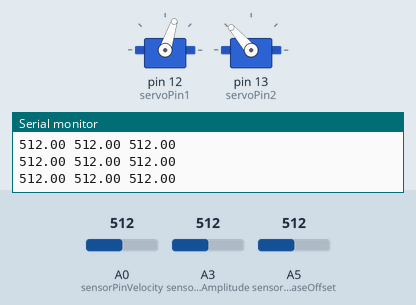
Simulated run of this sketch. Board: Arduino Uno, built with avr-gcc and run on an emulated ATmega328P. Shown: 2 × servo, the last lines printed to the serial monitor. Inputs (shaded band) come from the test bench; at power-on: A0 (sensorPinVelocity) = 512, A3 (sensorPinAmplitude) = 512, A5 (sensorPinPhaseOffset) = 512.

Above: at 1.2 s.
1.3 s: A0 (sensorPinVelocity) set to 104
At 1.71 s:
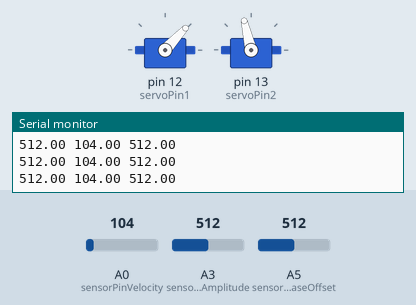
4.3 s: A0 (sensorPinVelocity) set to 88
At 4.51 s:
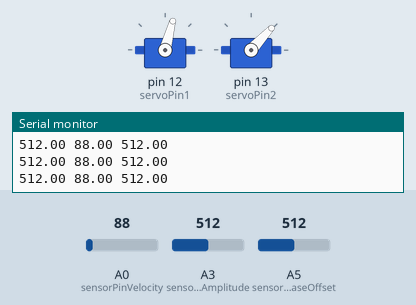
7.3 s: A3 (sensorPinAmplitude) set to 981
At 8.5 s:
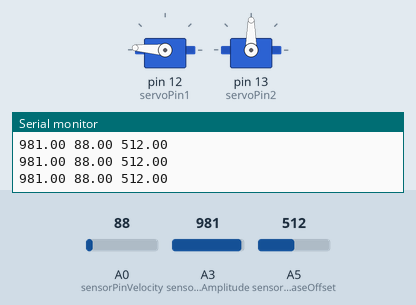
10.3 s: A3 (sensorPinAmplitude) set to 1015
At 11.31 s:
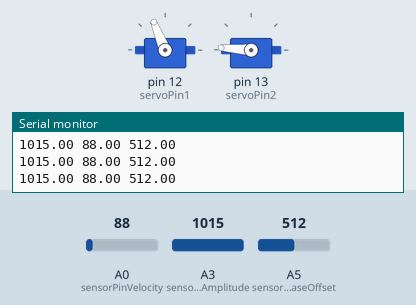
13.3 s: A5 (sensorPinPhaseOffset) set to 900
16.3 s: A5 (sensorPinPhaseOffset) set to 306
Timing chart, 0 to 22.6 s (numbered marks = the images above; inputs shaded):
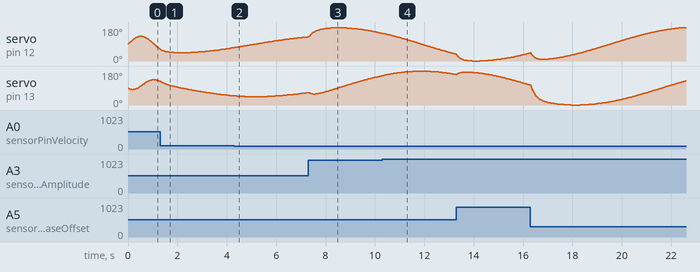

The sketch:

embot.ino
```cpp
// intended for use with arduinoGUI.py

#include <Servo.h>

Servo myServo1;
Servo myServo2;

/*
// PINS (ALPHA)
byte servoPin1 = 4;
byte servoPin2 = 11;

byte sensorPinVelocity = A0;
byte sensorPinAmplitude = A3;
byte sensorPinPhaseOffset = A6;
*/

// PINS (BETA)
byte servoPin1 = 12;
byte servoPin2 = 13;

byte sensorPinVelocity = A0;
byte sensorPinAmplitude = A3;
byte sensorPinPhaseOffset = A5;

//byte servoMin = 5;
//byte servoMax = 170;

const int timestep = 10;
const float timestepInS = ((float)timestep) / 1000.0;

const float maxAngleSpeed = 720.0; // in deg

const float maxAmplitude = 90.0; // in deg

// values for the oscillators
float pos = 0;

void setup()
{
  analogReference(DEFAULT);
  Serial.begin(9600);

  // set the start values for both servos to the middle
  myServo1.write(90);
  myServo2.write(90);

  // initialize the servo
  myServo1.attach(servoPin1);
  myServo2.attach(servoPin2);
}

// returns a float value in [0,1]
float readFloatValue(int port) {
  float v = ((float)analogRead(port));
  Serial.print(v);
  Serial.print(" ");
  return v / 1023.;
}

float amplitude = 0;
float velocity = 0;
float offset = 0;

void loop()
{
  amplitude = 0.9*amplitude + 0.1*readFloatValue(sensorPinAmplitude) * maxAmplitude;
  velocity = 0.9*velocity + 0.1*readFloatValue(sensorPinVelocity) * maxAngleSpeed;
  offset = 0.9*offset + 0.1*readFloatValue(sensorPinPhaseOffset);

  // constant drive test
  /*
  amplitude = maxAmplitude;
  velocity = maxAngleSpeed;
  offset = 0;
  */

  pos += velocity * timestepInS;

  int p1 = (int)(90.0 + sin(pos / 180.0 * PI + offset*PI*0.5)*amplitude);
  myServo1.write(p1);

  //int p1 = (int)(1500.0 + sin(pos / 180.0 * PI + offset*PI*0.5)*amplitude);
  //myServo1.writeMicroseconds(p1);

  int p2 = (int)(90.0 + sin(pos / 180.0 * PI - offset*PI*0.5)*amplitude);
  myServo2.write(p2);

  //int p2 = (int)(1500.0 + sin(pos / 180.0 * PI - offset*PI*0.5)*amplitude);
  //myServo2.writeMicroseconds(p2);

  /*
  Serial.print(p1);
  Serial.print(" ");
  Serial.print(p2);
  */

  Serial.println();
  delay(timestep);
}
```

Measured:
- the behaviour switches between 100 and 99 on A0 (sensorPinVelocity) (found by bisection; images 1 and 2)
- the behaviour switches between 999 and 1000 on A3 (sensorPinAmplitude) (found by bisection; images 3 and 4)
